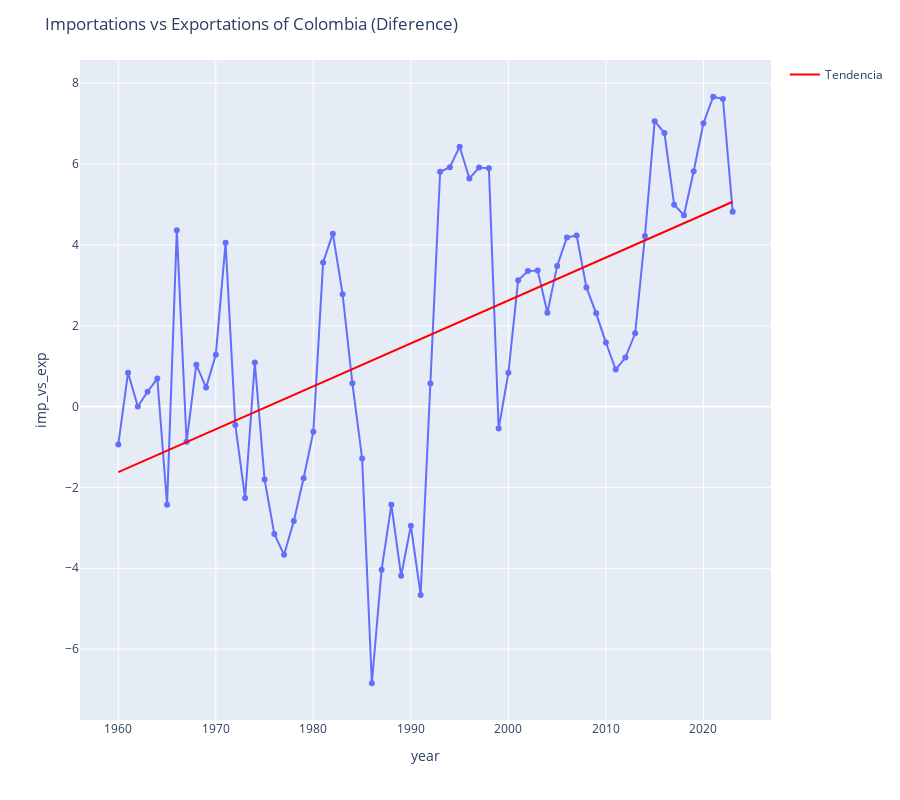

Here is the notebook cell this chart was saved with:
### Markdown cell above
## Trend of Importations vs Exportations by Year

### Code cell
fig = px.line(df_data,
              x='year',
              y='imp_vs_exp',
              markers=True
              )

# Calcular la línea de tendencia
z = np.polyfit(df_data['year'], df_data['imp_vs_exp'], 1)  # Ajuste lineal (grado 1)
p = np.poly1d(z)

# Agregar la línea de tendencia al gráfico
fig.add_trace(go.Scatter(
    x=df_data['year'],
    y=p(df_data['year']),
    mode='lines',
    name='Tendencia',
    line=dict(color='red')
))

fig.update_layout(title='Importations vs Exportations of Colombia (Diference) ',
                  height=height)

if kaggle:
    fig.show(renderer='iframe_connected')
else:
    fig.show()

### Figure 1 — Plotly figure (JSON) as saved in the notebook; plotly's stock layout.template omitted (floating-point values rounded to 4 significant figures)
{"data": [{"hovertemplate": "year=%{x}<br>imp_vs_exp=%{y}<extra></extra>", "legendgroup": "", "line": {"color": "#636efa", "dash": "solid"}, "marker": {"symbol": "circle"}, "mode": "lines+markers", "name": "", "orientation": "v", "showlegend": false, "type": "scatter", "x": [1960, 1961, 1962, 1963, 1964, 1965, 1966, 1967, 1968, 1969, 1970, 1971, 1972, 1973, 1974, 1975, 1976, 1977, 1978, 1979, 1980, 1981, 1982, 1983, 1984, 1985, 1986, 1987, 1988, 1989, 1990, 1991, 1992, 1993, 1994, 1995, 1996, 1997, 1998, 1999, 2000, 2001, 2002, 2003, 2004, 2005, 2006, 2007, 2008, 2009, 2010, 2011, 2012, 2013, 2014, 2015, 2016, 2017, 2018, 2019, 2020, 2021, 2022, 2023], "xaxis": "x", "y": [-0.9371, 0.8384, 0.003806, 0.3675, 0.6941, -2.425, 4.365, -0.871, 1.038, 0.4699, 1.284, 4.05, -0.4567, -2.26, 1.09, -1.806, -3.151, -3.667, -2.827, -1.771, -0.621, 3.567, 4.278, 2.781, 0.5792, -1.282, -6.844, -4.034, -2.43, -4.184, -2.948, -4.659, 0.5745, 5.808, 5.921, 6.43, 5.645, 5.914, 5.894, -0.5439, 0.8368, 3.127, 3.351, 3.366, 2.322, 3.481, 4.184, 4.233, 2.948, 2.307, 1.583, 0.9174, 1.213, 1.814, 4.218, 7.06, 6.768, 4.992, 4.735, 5.822, 7.011, 7.665, 7.609, 4.819], "yaxis": "y"}, {"line": {"color": "red"}, "mode": "lines", "name": "Tendencia", "type": "scatter", "x": [1960, 1961, 1962, 1963, 1964, 1965, 1966, 1967, 1968, 1969, 1970, 1971, 1972, 1973, 1974, 1975, 1976, 1977, 1978, 1979, 1980, 1981, 1982, 1983, 1984, 1985, 1986, 1987, 1988, 1989, 1990, 1991, 1992, 1993, 1994, 1995, 1996, 1997, 1998, 1999, 2000, 2001, 2002, 2003, 2004, 2005, 2006, 2007, 2008, 2009, 2010, 2011, 2012, 2013, 2014, 2015, 2016, 2017, 2018, 2019, 2020, 2021, 2022, 2023], "y": [-1.621, -1.515, -1.409, -1.303, -1.197, -1.09, -0.9843, -0.8781, -0.7719, -0.6658, -0.5596, -0.4535, -0.3473, -0.2411, -0.135, -0.02882, 0.07734, 0.1835, 0.2897, 0.3958, 0.502, 0.6081, 0.7143, 0.8205, 0.9266, 1.033, 1.139, 1.245, 1.351, 1.457, 1.564, 1.67, 1.776, 1.882, 1.988, 2.094, 2.201, 2.307, 2.413, 2.519, 2.625, 2.731, 2.837, 2.944, 3.05, 3.156, 3.262, 3.368, 3.474, 3.581, 3.687, 3.793, 3.899, 4.005, 4.111, 4.218, 4.324, 4.43, 4.536, 4.642, 4.748, 4.855, 4.961, 5.067]}], "layout": {"height": 800, "legend": {"tracegroupgap": 0}, "margin": {"t": 60}, "title": {"text": "Importations vs Exportations of Colombia (Diference) "}, "xaxis": {"anchor": "y", "domain": [0, 1], "title": {"text": "year"}}, "yaxis": {"anchor": "x", "domain": [0, 1], "title": {"text": "imp_vs_exp"}}}}
